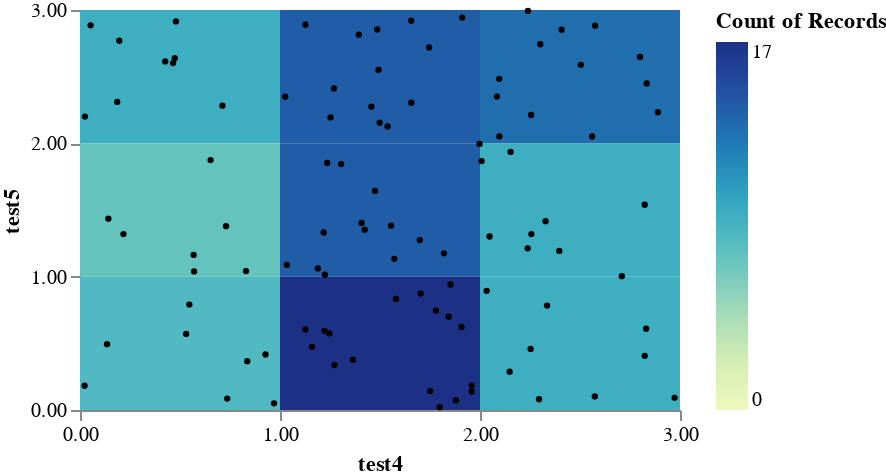

Source (notebook cell):
### Code cell
df = pd.DataFrame(3*np.random.random((100, 2)), columns=['test4', 'test5'])
schema = plots.heatmap_scatter(df, max_x_bins=4, max_y_bins=4)
plots.save_schema(schema, "_schema.json")
plots.ipy_display(schema, format="interactive")

### Figure 1 — Vega specification as saved in the notebook (floating-point values rounded to 4 significant figures)
{"$schema": "https://vega.github.io/schema/vega/v5.json", "axes": [{"labelOverlap": true, "orient": "bottom", "scale": "x", "tickCount": {"signal": "ceil(width/3)"}, "title": {"signal": "x_name"}}, {"labelOverlap": true, "orient": "left", "scale": "y", "tickCount": {"signal": "ceil(height/3)"}, "title": {"signal": "y_name"}}], "data": [{"name": "points", "values": [{"test4": 1.499, "test5": 2.155}, {"test4": 0.1861, "test5": 2.311}, {"test4": 0.4737, "test5": 2.639}, {"test4": 0.6529, "test5": 1.875}, {"test4": 1.026, "test5": 2.349}, {"test4": 0.1352, "test5": 0.494}, {"test4": 1.475, "test5": 1.643}, {"test4": 2.257, "test5": 1.32}, {"test4": 1.82, "test5": 1.175}, {"test4": 1.16, "test5": 0.4737}, {"test4": 2.153, "test5": 1.935}, {"test4": 2.008, "test5": 1.867}, {"test4": 1.27, "test5": 2.412}, {"test4": 1.555, "test5": 1.382}, {"test4": 2.709, "test5": 1.004}, {"test4": 1.486, "test5": 2.854}, {"test4": 1.88, "test5": 0.07173}, {"test4": 0.053, "test5": 2.885}, {"test4": 2.8, "test5": 2.647}, {"test4": 2.504, "test5": 2.589}, {"test4": 0.5306, "test5": 0.5706}, {"test4": 1.959, "test5": 0.1831}, {"test4": 1.127, "test5": 2.889}, {"test4": 1.364, "test5": 0.3775}, {"test4": 1.224, "test5": 1.014}, {"test4": 1.218, "test5": 1.331}, {"test4": 0.5467, "test5": 0.7906}, {"test4": 0.4655, "test5": 2.602}, {"test4": 2.253, "test5": 0.4581}, {"test4": 1.457, "test5": 2.275}, {"test4": 1.306, "test5": 1.844}, {"test4": 0.568, "test5": 1.163}, {"test4": 2.574, "test5": 0.1019}, {"test4": 0.7302, "test5": 1.379}, {"test4": 1.911, "test5": 2.943}, {"test4": 2.255, "test5": 2.213}, {"test4": 2.335, "test5": 0.7834}, {"test4": 0.02283, "test5": 0.1818}, {"test4": 0.02476, "test5": 2.2}, {"test4": 2.328, "test5": 1.416}, {"test4": 2.238, "test5": 1.212}, {"test4": 1.492, "test5": 2.551}, {"test4": 1.699, "test5": 1.275}, {"test4": 1.394, "test5": 2.815}, {"test4": 1.189, "test5": 1.062}, {"test4": 0.7121, "test5": 2.282}, {"test4": 1.656, "test5": 2.92}, {"test4": 2.301, "test5": 2.743}, {"test4": 2.048, "test5": 1.301}, {"test4": 1.779, "test5": 0.7453}, {"test4": 1.571, "test5": 1.134}, {"test4": 2.148, "test5": 0.2867}, {"test4": 2.408, "test5": 2.853}, {"test4": 1.127, "test5": 0.6043}, {"test4": 2.889, "test5": 2.233}, {"test4": 0.4262, "test5": 2.615}, {"test4": 1.997, "test5": 1.996}, {"test4": 0.8364, "test5": 0.3664}, {"test4": 0.7361, "test5": 0.08553}, {"test4": 2.833, "test5": 2.449}, {"test4": 2.085, "test5": 2.351}, {"test4": 1.223, "test5": 0.5938}, {"test4": 0.1963, "test5": 2.769}, {"test4": 1.958, "test5": 0.1368}, {"test4": 1.034, "test5": 1.088}, {"test4": 1.58, "test5": 0.8328}, {"test4": 0.2172, "test5": 1.32}, {"test4": 2.824, "test5": 1.54}, {"test4": 1.798, "test5": 0.02093}, {"test4": 2.396, "test5": 1.193}, {"test4": 1.423, "test5": 1.352}, {"test4": 2.24, "test5": 2.993}, {"test4": 2.575, "test5": 2.882}, {"test4": 1.247, "test5": 0.5744}, {"test4": 0.9701, "test5": 0.05006}, {"test4": 1.907, "test5": 0.6225}, {"test4": 2.295, "test5": 0.08047}, {"test4": 1.538, "test5": 2.126}, {"test4": 1.252, "test5": 2.194}, {"test4": 0.5704, "test5": 1.039}, {"test4": 0.8299, "test5": 1.042}, {"test4": 0.9273, "test5": 0.4163}, {"test4": 1.657, "test5": 2.304}, {"test4": 2.973, "test5": 0.09132}, {"test4": 0.4797, "test5": 2.915}, {"test4": 1.703, "test5": 0.8732}, {"test4": 0.1418, "test5": 1.435}, {"test4": 1.852, "test5": 0.9412}, {"test4": 2.033, "test5": 0.8941}, {"test4": 1.272, "test5": 0.3368}, {"test4": 2.831, "test5": 0.6095}, {"test4": 2.561, "test5": 2.051}, {"test4": 2.096, "test5": 2.484}, {"test4": 1.408, "test5": 1.403}, {"test4": 1.751, "test5": 0.142}, {"test4": 1.843, "test5": 0.6993}, {"test4": 2.097, "test5": 2.052}, {"test4": 2.824, "test5": 0.4065}, {"test4": 1.236, "test5": 1.853}, {"test4": 1.745, "test5": 2.719}]}, {"name": "heatmap_bins", "source": "points", "transform": [{"field": {"signal": "x_name"}, "signal": "x_extent", "type": "extent"}, {"as": ["x_start", "x_end"], "extent": {"signal": "x_extent"}, "field": {"signal": "x_name"}, "maxbins": {"signal": "max_x_bins"}, "signal": "x_bins", "type": "bin"}, {"field": {"signal": "y_name"}, "signal": "y_extent", "type": "extent"}, {"as": ["y_start", "y_end"], "extent": {"signal": "y_extent"}, "field": {"signal": "y_name"}, "maxbins": {"signal": "max_y_bins"}, "signal": "y_bins", "type": "bin"}, {"as": ["__count"], "groupby": ["x_start", "x_end", "y_start", "y_end"], "ops": ["count"], "type": "aggregate"}]}], "height": 200, "legends": [{"fill": "color", "gradientLength": {"signal": "height - 16"}, "title": "Count of Records"}], "marks": [{"encode": {"update": {"fill": {"field": "__count", "scale": "color"}, "x": {"field": "x_end", "scale": "x"}, "x2": {"field": "x_start", "scale": "x"}, "y": {"field": "y_end", "scale": "y"}, "y2": {"field": "y_start", "scale": "y"}}}, "from": {"data": "heatmap_bins"}, "name": "marks", "style": ["rect"], "type": "rect"}, {"encode": {"enter": {"fill": {"value": "black"}, "fillOpacity": {"value": 1}}, "update": {"size": {"value": 10}, "x": {"field": {"signal": "x_name"}, "scale": "x"}, "y": {"field": {"signal": "y_name"}, "scale": "y"}}}, "from": {"data": "points"}, "type": "symbol"}], "scales": [{"bins": {"signal": "x_bins"}, "domain": {"signal": "[x_bins.start, x_bins.stop]"}, "name": "x", "range": [0, {"signal": "width"}], "type": "linear", "zero": false}, {"bins": {"signal": "y_bins"}, "domain": {"signal": "[y_bins.start, y_bins.stop]"}, "name": "y", "range": [{"signal": "height"}, 0], "type": "linear", "zero": false}, {"domain": {"data": "heatmap_bins", "field": "__count"}, "interpolate": "hcl", "name": "color", "range": "heatmap", "type": "linear", "zero": true}], "signals": [{"bind": {"input": "range", "max": 100, "min": 1, "step": 1}, "description": "Max number X bins", "name": "max_x_bins", "value": 4}, {"bind": {"input": "range", "max": 100, "min": 1, "step": 1}, "description": "Max number Y bins", "name": "max_y_bins", "value": 4}, {"name": "x_name", "value": "test4"}, {"name": "y_name", "value": "test5"}], "width": 300}
